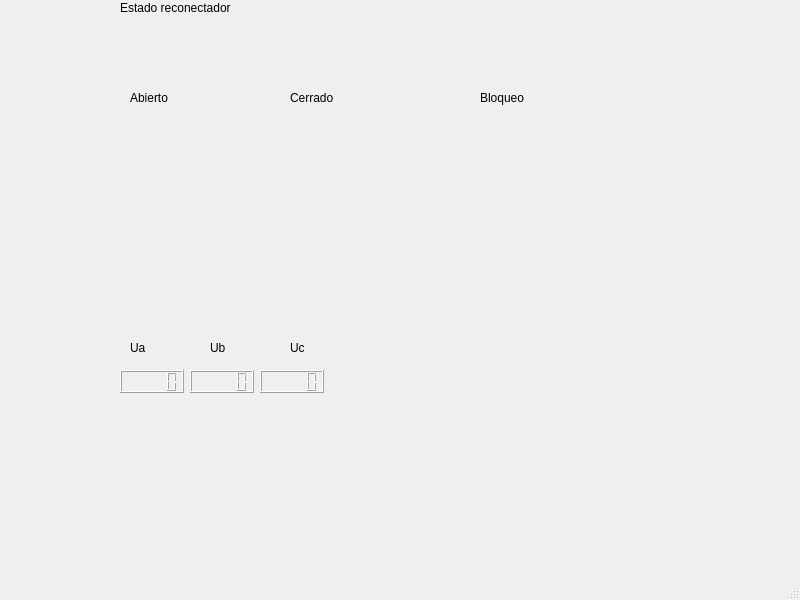
<?xml version="1.0" encoding="UTF-8"?>
<ui version="4.0">
 <class>MainWindow</class>
 <widget class="QMainWindow" name="MainWindow">
  <property name="geometry">
   <rect>
    <x>0</x>
    <y>0</y>
    <width>800</width>
    <height>600</height>
   </rect>
  </property>
  <property name="windowTitle">
   <string>MainWindow</string>
  </property>
  <widget class="QWidget" name="centralwidget">
   <widget class="QLabel" name="label">
    <property name="geometry">
     <rect>
      <x>130</x>
      <y>90</y>
      <width>55</width>
      <height>16</height>
     </rect>
    </property>
    <property name="text">
     <string>Abierto</string>
    </property>
   </widget>
   <widget class="QLabel" name="label_2">
    <property name="geometry">
     <rect>
      <x>290</x>
      <y>90</y>
      <width>55</width>
      <height>16</height>
     </rect>
    </property>
    <property name="text">
     <string>Cerrado</string>
    </property>
   </widget>
   <widget class="QLabel" name="label_3">
    <property name="geometry">
     <rect>
      <x>480</x>
      <y>90</y>
      <width>55</width>
      <height>16</height>
     </rect>
    </property>
    <property name="text">
     <string>Bloqueo</string>
    </property>
   </widget>
   <widget class="QLabel" name="label_4">
    <property name="geometry">
     <rect>
      <x>120</x>
      <y>0</y>
      <width>121</width>
      <height>16</height>
     </rect>
    </property>
    <property name="text">
     <string>Estado reconectador</string>
    </property>
   </widget>
   <widget class="QLCDNumber" name="Ua">
    <property name="geometry">
     <rect>
      <x>120</x>
      <y>370</y>
      <width>64</width>
      <height>23</height>
     </rect>
    </property>
   </widget>
   <widget class="QLCDNumber" name="Ub">
    <property name="geometry">
     <rect>
      <x>190</x>
      <y>370</y>
      <width>64</width>
      <height>23</height>
     </rect>
    </property>
   </widget>
   <widget class="QLCDNumber" name="Uc">
    <property name="geometry">
     <rect>
      <x>260</x>
      <y>370</y>
      <width>64</width>
      <height>23</height>
     </rect>
    </property>
   </widget>
   <widget class="QLabel" name="label_5">
    <property name="geometry">
     <rect>
      <x>130</x>
      <y>340</y>
      <width>21</width>
      <height>16</height>
     </rect>
    </property>
    <property name="text">
     <string>Ua</string>
    </property>
   </widget>
   <widget class="QLabel" name="label_6">
    <property name="geometry">
     <rect>
      <x>210</x>
      <y>340</y>
      <width>21</width>
      <height>16</height>
     </rect>
    </property>
    <property name="text">
     <string>Ub</string>
    </property>
   </widget>
   <widget class="QLabel" name="label_7">
    <property name="geometry">
     <rect>
      <x>290</x>
      <y>340</y>
      <width>21</width>
      <height>16</height>
     </rect>
    </property>
    <property name="text">
     <string>Uc</string>
    </property>
   </widget>
  </widget>
  <widget class="QMenuBar" name="menubar">
   <property name="geometry">
    <rect>
     <x>0</x>
     <y>0</y>
     <width>800</width>
     <height>26</height>
    </rect>
   </property>
  </widget>
  <widget class="QStatusBar" name="statusbar"/>
 </widget>
 <resources/>
 <connections/>
</ui>
